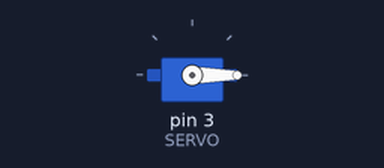
Simulated run of this sketch. Board: Arduino Uno, built with avr-gcc and run on an emulated ATmega328P. Parts: servo.

Above: at 0.05 s.
At 2.05 s:
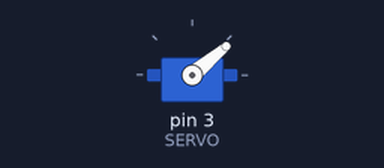
At 4.1 s:
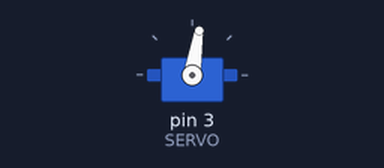
At 8.15 s:
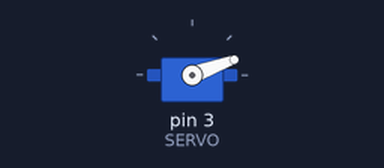
Timing chart, 0 to 11.9 s (numbered marks = the images above):
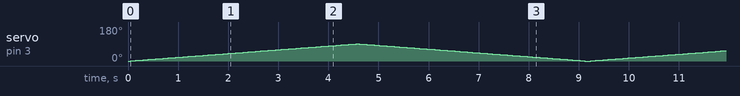

The sketch:

servo.ino
```cpp
#include <Servo.h>

#define SERVO 3 // Porta Digital 6 PWM

Servo s; // Variável Servo
int pos; // Posição Servo
int vel=50;
int delei=10;
void setup ()
{
  s.attach(SERVO);
  Serial.begin(9600);
  s.write(0); // Inicia motor posição zero
}

void loop()
{
  for(pos = 0; pos <= 91; pos++)
  {
    s.write(pos);
  delay(vel);
  }
delay(delei);
  for(pos = 90; pos >= 0; pos--)
  {
    s.write(pos);
    delay(vel);
  }
delay(delei);
}
```
